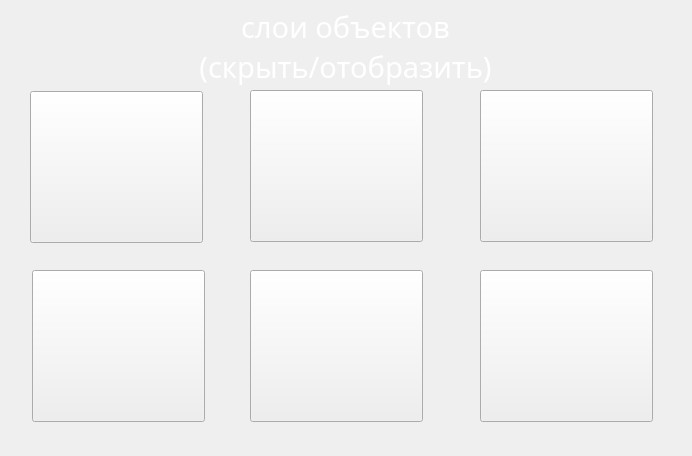
<?xml version="1.0" encoding="UTF-8"?>
<ui version="4.0">
 <class>MapObjects</class>
 <widget class="QWidget" name="MapObjects">
  <property name="windowModality">
   <enum>Qt::NonModal</enum>
  </property>
  <property name="geometry">
   <rect>
    <x>0</x>
    <y>0</y>
    <width>692</width>
    <height>456</height>
   </rect>
  </property>
  <property name="minimumSize">
   <size>
    <width>692</width>
    <height>456</height>
   </size>
  </property>
  <property name="maximumSize">
   <size>
    <width>692</width>
    <height>456</height>
   </size>
  </property>
  <property name="windowTitle">
   <string>Палетка</string>
  </property>
  <property name="styleSheet">
   <string notr="true"/>
  </property>
  <widget class="QWidget" name="widget" native="true">
   <property name="geometry">
    <rect>
     <x>0</x>
     <y>0</y>
     <width>692</width>
     <height>456</height>
    </rect>
   </property>
   <property name="minimumSize">
    <size>
     <width>692</width>
     <height>456</height>
    </size>
   </property>
   <property name="maximumSize">
    <size>
     <width>692</width>
     <height>456</height>
    </size>
   </property>
   <property name="styleSheet">
    <string notr="true">#widget
{
	border-image: url(:/Pyramid/fon_next_menu.png);
}</string>
   </property>
   <widget class="QPushButton" name="routes">
    <property name="geometry">
     <rect>
      <x>250</x>
      <y>270</y>
      <width>173</width>
      <height>152</height>
     </rect>
    </property>
    <property name="minimumSize">
     <size>
      <width>173</width>
      <height>152</height>
     </size>
    </property>
    <property name="maximumSize">
     <size>
      <width>173</width>
      <height>152</height>
     </size>
    </property>
    <property name="styleSheet">
     <string notr="true"> QPushButton:hover:pressed {
    padding-right: 15px; /* make room for the arrows */
	border-image: url(:/Pyramid/marshr_n.png);
     border-width: 3;}
 
QPushButton{
     padding-right: 15px; /* make room for the arrows */
	border-image: url(:/Pyramid/marshr.png);
     border-width: 3;}

 QPushButton:checked {
    padding-right: 15px; /* make room for the arrows */
	border-image: url(:/Pyramid/marshr_n.png);
     border-width: 3;}</string>
    </property>
    <property name="text">
     <string/>
    </property>
    <property name="checkable">
     <bool>true</bool>
    </property>
    <property name="flat">
     <bool>false</bool>
    </property>
   </widget>
   <widget class="QPushButton" name="marks">
    <property name="geometry">
     <rect>
      <x>480</x>
      <y>90</y>
      <width>173</width>
      <height>152</height>
     </rect>
    </property>
    <property name="minimumSize">
     <size>
      <width>173</width>
      <height>152</height>
     </size>
    </property>
    <property name="maximumSize">
     <size>
      <width>173</width>
      <height>152</height>
     </size>
    </property>
    <property name="styleSheet">
     <string notr="true"> QPushButton:hover:pressed {
    padding-right: 15px; /* make room for the arrows */
	border-image: url(:/Pyramid/mark_n.png);
     border-width: 3;}
 
QPushButton{
     padding-right: 15px; /* make room for the arrows */
	border-image: url(:/Pyramid/mark.png);
     border-width: 3;}


 QPushButton:checked {
    padding-right: 15px; /* make room for the arrows */
	border-image: url(:/Pyramid/mark_n.png);
     border-width: 3;}</string>
    </property>
    <property name="text">
     <string/>
    </property>
    <property name="checkable">
     <bool>true</bool>
    </property>
    <property name="flat">
     <bool>false</bool>
    </property>
   </widget>
   <widget class="QPushButton" name="tracks">
    <property name="geometry">
     <rect>
      <x>32</x>
      <y>270</y>
      <width>173</width>
      <height>152</height>
     </rect>
    </property>
    <property name="minimumSize">
     <size>
      <width>173</width>
      <height>152</height>
     </size>
    </property>
    <property name="maximumSize">
     <size>
      <width>173</width>
      <height>152</height>
     </size>
    </property>
    <property name="styleSheet">
     <string notr="true"> QPushButton:hover:pressed {
    padding-right: 15px; /* make room for the arrows */
	border-image: url(:/Pyramid/trek_n.png);
     border-width: 3;}
 
QPushButton{
     padding-right: 15px; /* make room for the arrows */
	border-image: url(:/Pyramid/trek.png);
     border-width: 3;}


 QPushButton:checked {
    padding-right: 15px; /* make room for the arrows */
	border-image: url(:/Pyramid/trek_n.png);
     border-width: 3;}</string>
    </property>
    <property name="text">
     <string/>
    </property>
    <property name="checkable">
     <bool>true</bool>
    </property>
    <property name="flat">
     <bool>false</bool>
    </property>
   </widget>
   <widget class="QPushButton" name="currentPos">
    <property name="geometry">
     <rect>
      <x>30</x>
      <y>91</y>
      <width>173</width>
      <height>152</height>
     </rect>
    </property>
    <property name="minimumSize">
     <size>
      <width>173</width>
      <height>152</height>
     </size>
    </property>
    <property name="maximumSize">
     <size>
      <width>173</width>
      <height>152</height>
     </size>
    </property>
    <property name="styleSheet">
     <string notr="true"> QPushButton:hover:pressed {
    padding-right: 15px; /* make room for the arrows */
	border-image: url(:/Pyramid/zon_pokr_n.png);
     border-width: 3;}
 
QPushButton{
     padding-right: 15px; /* make room for the arrows */
	border-image: url(:/Pyramid/zon_pokr.png);
     border-width: 3;}

 QPushButton:checked {
    padding-right: 15px; /* make room for the arrows */
	border-image: url(:/Pyramid/zon_pokr_n.png);
     border-width: 3;}</string>
    </property>
    <property name="text">
     <string/>
    </property>
    <property name="checkable">
     <bool>true</bool>
    </property>
    <property name="flat">
     <bool>false</bool>
    </property>
   </widget>
   <widget class="QLabel" name="statusVideo_3">
    <property name="geometry">
     <rect>
      <x>40</x>
      <y>1</y>
      <width>611</width>
      <height>91</height>
     </rect>
    </property>
    <property name="palette">
     <palette>
      <active>
       <colorrole role="WindowText">
        <brush brushstyle="SolidPattern">
         <color alpha="255">
          <red>255</red>
          <green>255</green>
          <blue>255</blue>
         </color>
        </brush>
       </colorrole>
       <colorrole role="Text">
        <brush brushstyle="SolidPattern">
         <color alpha="255">
          <red>255</red>
          <green>255</green>
          <blue>255</blue>
         </color>
        </brush>
       </colorrole>
       <colorrole role="ButtonText">
        <brush brushstyle="SolidPattern">
         <color alpha="255">
          <red>255</red>
          <green>255</green>
          <blue>255</blue>
         </color>
        </brush>
       </colorrole>
      </active>
      <inactive>
       <colorrole role="WindowText">
        <brush brushstyle="SolidPattern">
         <color alpha="255">
          <red>255</red>
          <green>255</green>
          <blue>255</blue>
         </color>
        </brush>
       </colorrole>
       <colorrole role="Text">
        <brush brushstyle="SolidPattern">
         <color alpha="255">
          <red>255</red>
          <green>255</green>
          <blue>255</blue>
         </color>
        </brush>
       </colorrole>
       <colorrole role="ButtonText">
        <brush brushstyle="SolidPattern">
         <color alpha="255">
          <red>255</red>
          <green>255</green>
          <blue>255</blue>
         </color>
        </brush>
       </colorrole>
      </inactive>
      <disabled>
       <colorrole role="WindowText">
        <brush brushstyle="SolidPattern">
         <color alpha="255">
          <red>120</red>
          <green>120</green>
          <blue>120</blue>
         </color>
        </brush>
       </colorrole>
       <colorrole role="Text">
        <brush brushstyle="SolidPattern">
         <color alpha="255">
          <red>120</red>
          <green>120</green>
          <blue>120</blue>
         </color>
        </brush>
       </colorrole>
       <colorrole role="ButtonText">
        <brush brushstyle="SolidPattern">
         <color alpha="255">
          <red>120</red>
          <green>120</green>
          <blue>120</blue>
         </color>
        </brush>
       </colorrole>
      </disabled>
     </palette>
    </property>
    <property name="font">
     <font>
      <family>Trebuchet MS</family>
      <pointsize>22</pointsize>
      <stylestrategy>PreferDefault</stylestrategy>
     </font>
    </property>
    <property name="text">
     <string>слои объектов
(скрыть/отобразить)</string>
    </property>
    <property name="alignment">
     <set>Qt::AlignCenter</set>
    </property>
   </widget>
   <widget class="QPushButton" name="manualRoute">
    <property name="geometry">
     <rect>
      <x>480</x>
      <y>270</y>
      <width>173</width>
      <height>152</height>
     </rect>
    </property>
    <property name="minimumSize">
     <size>
      <width>173</width>
      <height>152</height>
     </size>
    </property>
    <property name="maximumSize">
     <size>
      <width>173</width>
      <height>152</height>
     </size>
    </property>
    <property name="styleSheet">
     <string notr="true"> QPushButton:hover:pressed {
    padding-right: 15px; /* make room for the arrows */
	border-image: url(:/Pyramid/svoi_m_n.png);
     border-width: 3;}
 
QPushButton{
     padding-right: 15px; /* make room for the arrows */
	border-image: url(:/Pyramid/svoi_m.png);
     border-width: 3;}


 QPushButton:checked {
    padding-right: 15px; /* make room for the arrows */
	border-image: url(:/Pyramid/svoi_m_n.png);
     border-width: 3;}</string>
    </property>
    <property name="text">
     <string/>
    </property>
    <property name="checkable">
     <bool>true</bool>
    </property>
    <property name="flat">
     <bool>false</bool>
    </property>
   </widget>
   <widget class="QPushButton" name="greeds">
    <property name="geometry">
     <rect>
      <x>250</x>
      <y>90</y>
      <width>173</width>
      <height>152</height>
     </rect>
    </property>
    <property name="minimumSize">
     <size>
      <width>173</width>
      <height>152</height>
     </size>
    </property>
    <property name="maximumSize">
     <size>
      <width>173</width>
      <height>152</height>
     </size>
    </property>
    <property name="styleSheet">
     <string notr="true"> QPushButton:hover:pressed {
    padding-right: 15px; /* make room for the arrows */
	border-image: url(:/Pyramid/paletka_n.png);
     border-width: 3;}
 
QPushButton{
     padding-right: 15px; /* make room for the arrows */
	border-image: url(:/Pyramid/paletka.png);
     border-width: 3;}



 QPushButton:checked {
    padding-right: 15px; /* make room for the arrows */
	border-image: url(:/Pyramid/paletka_n.png);
     border-width: 3;}</string>
    </property>
    <property name="text">
     <string/>
    </property>
    <property name="checkable">
     <bool>true</bool>
    </property>
    <property name="flat">
     <bool>false</bool>
    </property>
   </widget>
  </widget>
 </widget>
 <resources>
  <include location="../Resources/PyramidWidgets.qrc"/>
 </resources>
 <connections/>
</ui>
